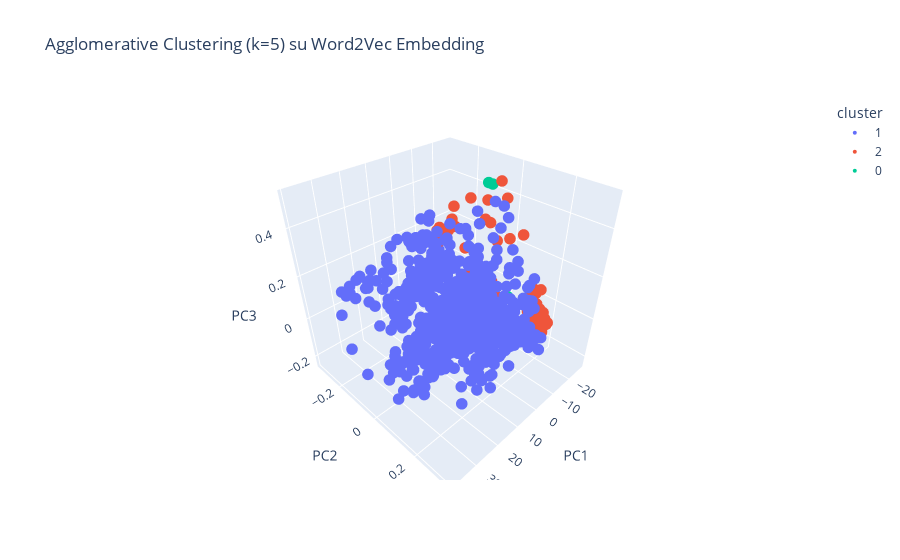

The code cell stored with this chart in its notebook:
### Code cell
pca = PCA(n_components=3, random_state=42)
coords3d = pca.fit_transform(df_emb)
df_plot = pd.DataFrame(coords3d, columns=['PC1','PC2','PC3'])
df_plot['cluster'] = user['cluster_agg'].astype(str)

fig = px.scatter_3d(df_plot,
                    x='PC1', y='PC2', z='PC3',
                    color='cluster',
                    title=f'Agglomerative Clustering (k={best_k}) su Word2Vec Embedding')
fig.update_traces(marker=dict(size=4))
fig.show()
